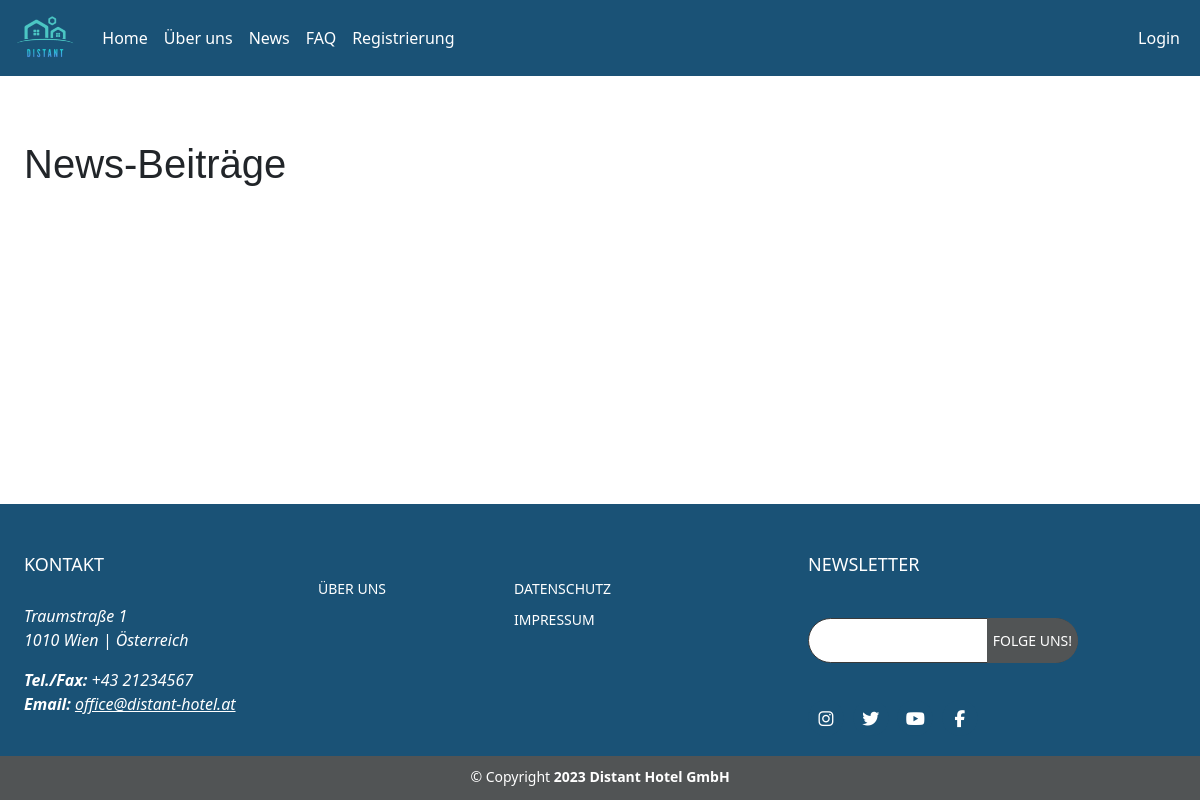
/news.php, run on an earlier commit of the app's database.
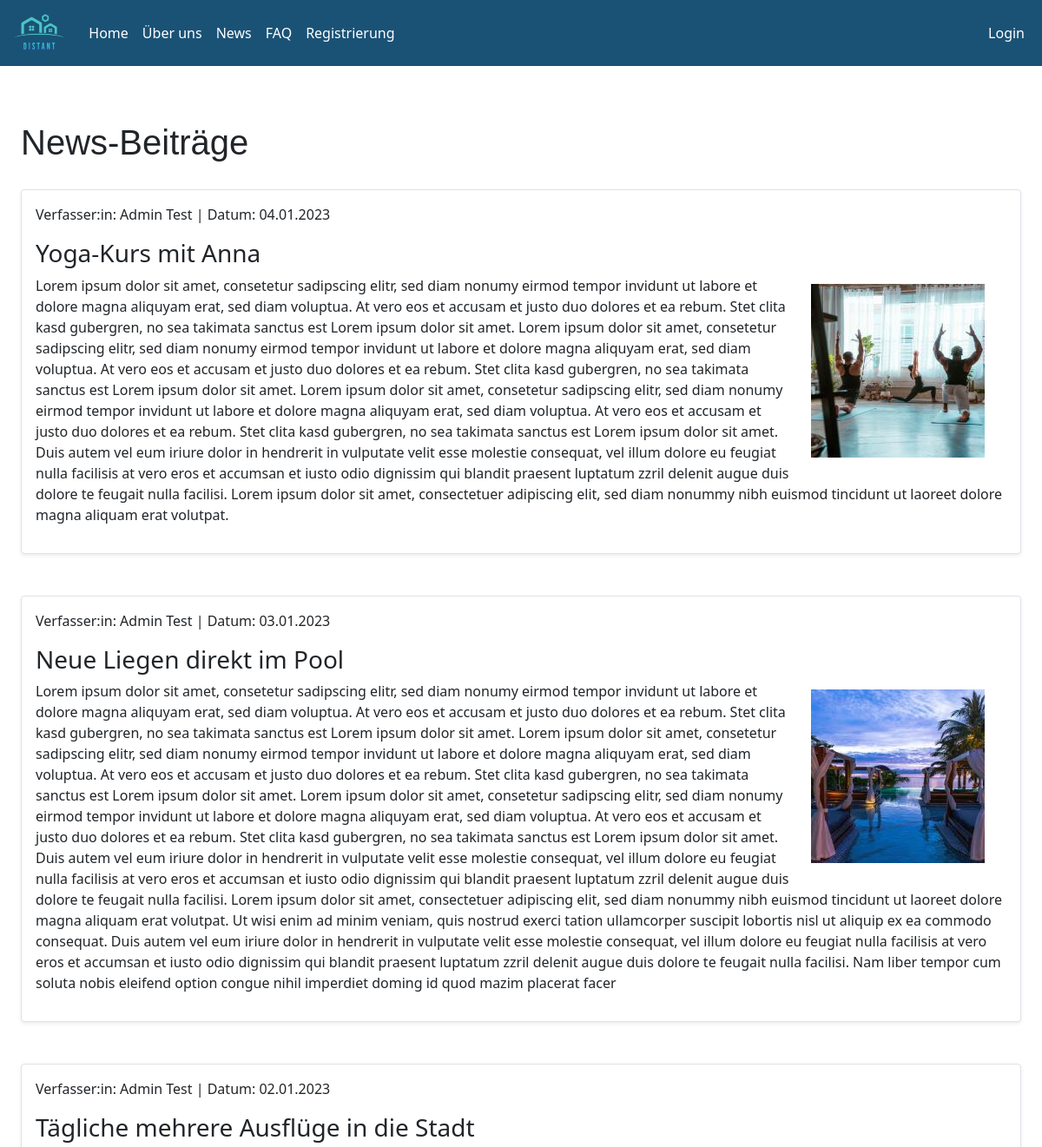
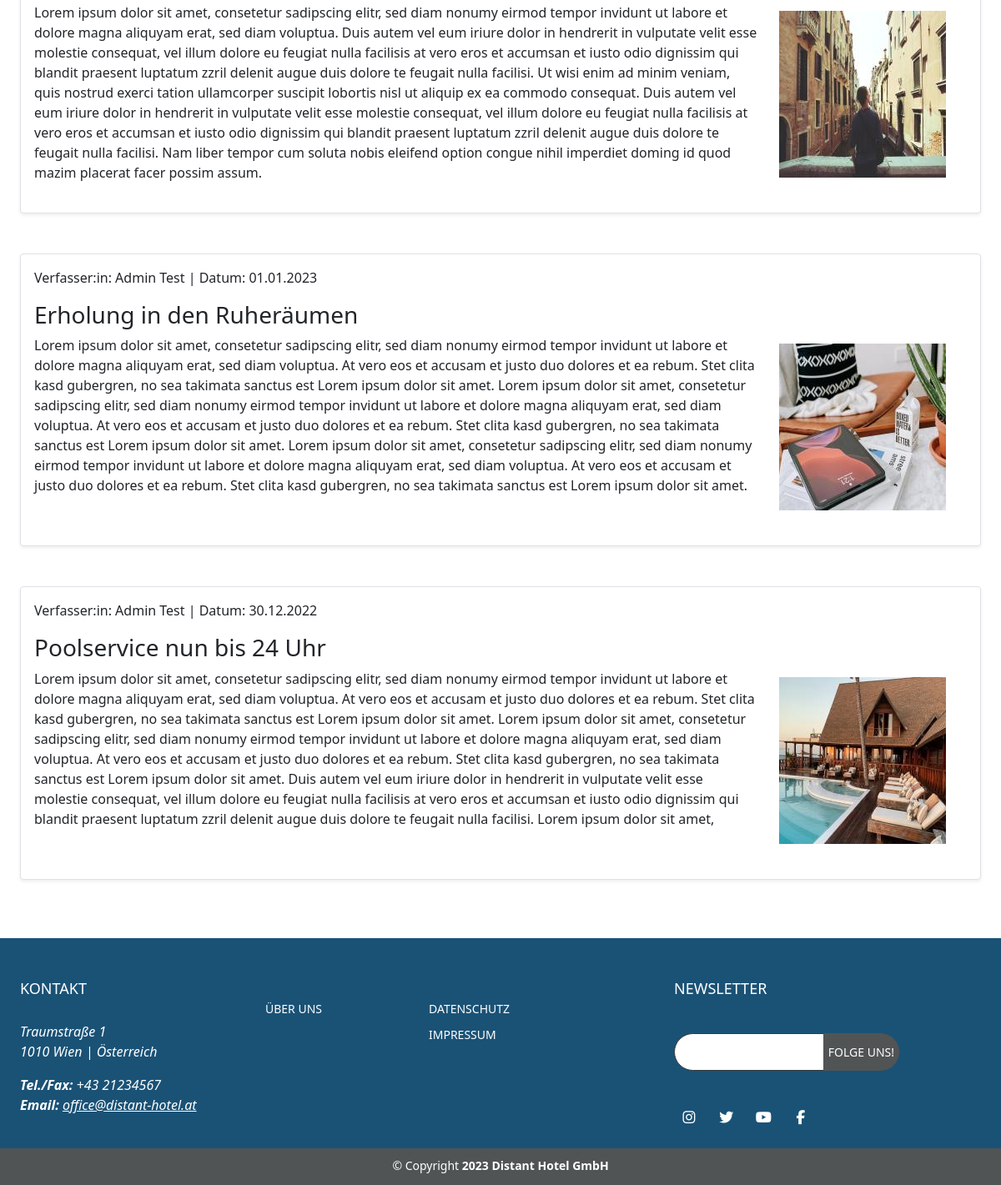
And on a later commit of the database (2 pictures, top to bottom).
### tables this page shows
CREATE TABLE `tbl_news` (
  `id` int(16) NOT NULL,
  `headline` varchar(150) NOT NULL,
  `text` text NOT NULL,
  `personID` int(16) NOT NULL,
  `newsImgPath` varchar(200) NOT NULL,
  `newsImgThumbPath` varchar(200) NOT NULL,
  `publicationDate` timestamp NOT NULL DEFAULT current_timestamp()
);

CREATE TABLE `user_profile` (
  `personID` int(16) NOT NULL,
  `firstName` varchar(24) DEFAULT NULL,
  `lastName` varchar(24) DEFAULT NULL,
  `email` varchar(24) DEFAULT NULL,
  `zipcode` varchar(16) DEFAULT NULL,
  `city` varchar(24) DEFAULT NULL,
  `address` varchar(24) DEFAULT NULL,
  `address2` varchar(24) DEFAULT NULL,
  `tel` varchar(24) DEFAULT NULL,
  `salutation` varchar(16) DEFAULT NULL,
  `target_file` varchar(128) DEFAULT NULL
);

### config/dbaccess.php (called while the page is built, shortened)
<?php
$mysqli_tbl_u_profile = "user_profile";
$mysqli_tbl_news = "tbl_news";
?>

### news.php (the view, shortened to what this page needs)
<?php
require(dirname(__FILE__, 1) . "\components\session.php");
require(dirname(__FILE__, 1) . "\config\dbaccess.php");
?>
<!DOCTYPE html>
<html lang="en">
<head>
    <?php include "components/head.php"; ?>
</head>
<body>
    <nav>
        <?php include "components/navbar.php"; ?>
    </nav>
    <main>
        <div class="content">
            <div class="container">
                <h1 class="headline">News-Beiträge</h1>
                <?php
                $sqlSelectNews = "SELECT * FROM $mysqli_tbl_news ORDER BY publicationDate DESC";
                $result = $con->query($sqlSelectNews);
                while ($row = $result->fetch_assoc()) {
                    $headline = $row["headline"];
                    $text = $row["text"];
                    $personID = $row["personID"];
                    $newsImgThumbPath = $row["newsImgThumbPath"];
                    $publicationDate = $row["publicationDate"];
                    $date = date("d.m.Y", strtotime($publicationDate));
                    $sqlSelectPerson = "SELECT * FROM $mysqli_tbl_u_profile WHERE personID = $personID";
                    $resultPerson = $con->query($sqlSelectPerson);
                    while ($rowPerson = $resultPerson->fetch_assoc()) {
                        $firstname = $rowPerson["firstName"];
                        $lastname = $rowPerson["lastName"];
                    } ?>
                    <div class="my-2 mr-4 border border-1 shadow-sm p-3 mb-5 bg-body rounded">
                            <p>Verfasser:in: <?php echo "$firstname $lastname"; ?> | Datum: <?php echo $date ?> </p>
                            <h3>
                                <?php echo "$headline"; ?>
                            </h3>
                            <div id="newsImgFrame">
                                <p><img src="<?php echo $newsImgThumbPath; ?>" alt="Das Bild zum News-Betrag '<?php echo "$headline"; ?>'" id="news-img" class="img-fluid float-end" style="padding: 10px;">
                                <?php echo "$text"; ?></p>
                            </div>
                    </div>
            <?php } ?>
        </div>
        </div>
    </main>
    <footer>
        <?php include "components/footer.php"; ?>
    </footer>
</body>
</html>

### components/head.php (shortened to what this page needs)
<link rel="stylesheet" href="https://cdn.jsdelivr.net/npm/bootstrap@5.0.2/dist/css/bootstrap.min.css"
>
<link rel="stylesheet" type="text/css" href="res/css/mystyle.css">
<link rel="stylesheet" href="path/to/font-awesome/css/font-awesome.min.css">

### components/navbar.php
<?php
if (isset($_SESSION["role"]) && ($_SESSION["role"] == "2")) {
    include "navUser.php";
} elseif (isset($_SESSION["role"]) && ($_SESSION["role"] == "1")) {
    include "navAdmin.php";
} else {
    include "navGuest.php";
}
?>

### components/navGuest.php (shortened to what this page needs)
<link rel="stylesheet" type="text/css" href="res/css/mystyle.css">
<nav class="navbar navbar-expand-lg fixed-top">
    <div class="container-fluid">
        <a class="navbar-brand " href="index.php">
            <img id="logo-nav" src="res\img\distant-logo-nobg.PNG" alt="Logo Hotel Distant">
        </a>
        <div class="collapse navbar-collapse " id="navbarSupportedContent">
            <ul class="navbar-nav me-auto mb-2 mb-lg-0">
                <li class="nav-item">
                    <a class="nav-link active" aria-current="page" href="index.php">Home</a>
                </li>
                <li class="nav-item">
                    <a class="nav-link" href="aboutus.php">Über uns</a>
                </li>
                <li class="nav-item">
                    <a class="nav-link" href="news.php">News</a>
                </li>
                <li class="nav-item">
                    <a class="nav-link" href="faq.php">FAQ</a>
                </li>
                <li class="nav-item">
                    <a class="nav-link" href="register.php">Registrierung</a>
                </li>
            </ul>
            <ul class="nav navbar-nav navbar-right">
                <li class="nav-item">
                    <a class="nav-link" href="login.php">Login</a>
                </li>
            </ul>
        </div>
    </div>
</nav>

### components/footer.php (shortened to what this page needs)
<?php
require_once(dirname(__FILE__, 2) . "\config\dbaccess.php");
?>
<link rel="stylesheet" type="text/css" href="res/css/mystyle.css">
<div class="footer mt-auto">
    <div class="footer-top">
        <div class="container">
            <div class="row">
                <div class="col-lg-3 col-sm-6">
                    <div class="address">
                        <h4>KONTAKT</h4>
                        <p class="mb-3 mt-3">
                        <p> Traumstraße 1
                            <br>
                            1010 Wien | Österreich
                            <br>
                        </p>
                        <p>
                            <strong>Tel./Fax:</strong> +43 21234567
                            <br>
                            <strong>Email:</strong>
                            <a href="mailto:office@distant-hotel.at">office@distant-hotel.at</a>
                        </p>
                        </p>
                    </div>
                </div>
                <div class="col-lg-2 col-sm-6 footer-menus mt-4">
                    <ul>
                        <li> <a href="aboutus.php">ÜBER UNS</a></li>
                    </ul>
                </div>
                <div class="col-lg-3 col-sm-6 footer-menus mt-4">
                    <ul>
                        <li>
                            <a href="https://www.oesterreich.gv.at/themen/dokumente_und_recht/datenschutz.html"
                                target="_blank">DATENSCHUTZ</a>
                        </li>
                        <li>
                            <a href="imprint.php">IMPRESSUM</a>
                        </li>
                    </ul>
                </div>
                <div class="col-lg-3 col-sm-6 newsletter">
                    <h4>NEWSLETTER</h4>
                    <form action="" method="post">
                        <input type="email" name="emailNewsLetter" id="email">
                        <input type="submit" value="FOLGE UNS!" style="font-size:14px; font-weight:500;">
                    </form>
                    <br>
                    <div class="social-links mt-3">
                        <a href="https://www.instagram.com" class="btn btn-social-icon btn-instagram" target="_blank"><i
                                class="fa fa-instagram"></i></a>
                        <a href="https://twitter.com" class="btn btn-social-icon btn-twitter" target="_blank"><i
                                class="fa fa-twitter"></i></a>
                        <a href="https://www.youtube.com" class="btn btn-social-icon btn-youtube" target="_blank"><i
                                class="fa fa-youtube"></i></a>
                        <a href="https://www.facebook.com/" class="btn btn-social-icon btn-facebook" target="_blank"><i
                                class="fa fa-facebook"></i></a>
                    </div>
                </div>
            </div>
        </div>
    </div>
    <div class="footer-bottom">
        <div class="row">
            <p class="text-center mb-2">&copy; Copyright <strong>2023 Distant Hotel GmbH</strong></p>
        </div>
    </div>
</div>

### res/css/mystyle.css (style rules this page uses)
main { margin-top: 100px; }
body { padding-top: 10px; min-height: 100vh; display: flex; flex-direction: column; }
.content { margin: 30px 0 70px; }
.headline { font-family: "Popins", sans-serif; margin: 30px 0 30px 0; }
#newsImgFrame { display: flex; justify-content: center; }
#news-img { width: 100%; max-width: fit-content; height: auto; margin: 0 15px; }
.navbar { background-color: #1a5276; }
#logo-nav { max-height: 50px; }
.navbar a { color: white; }
.fixed-top { position: fixed; top: 0; right: 0; left: 0; z-index: 1030; }
footer { background: #515455; color: #fff; font-size: 14px; margin-top: auto; display: block; }
.mt-auto { margin-top: auto; }
footer .footer-top { background: #1a5276; padding: 50px 0px 20px; }
footer h4 { font-size: 18px; padding-bottom: 12px; }
footer .address p { font-size: 16px; font-style: italic; }
footer .address a { font-size: 16px; font-style: italic; color: white; }
footer .footer-menus { margin-bottom: 30px; }
footer .footer-menus ul { list-style: none; padding: 0; margin: 0; }
footer .footer-menus ul li { margin-bottom: 10px; }
footer .footer-menus ul a { color: #fff; text-decoration: none; }
footer .newsletter form { margin-top: 30px; background: #fff; padding: 6px 10px; position: relative; border-radius: 50px; border: 1px solid #3a3a3a; }
footer .newsletter form input[type="email"] { border: 0; padding: 5px; background: #fff; color: #3a3a3a; }
footer .newsletter form input[type="submit"] { position: absolute; top: -1px; right: -1px; bottom: -1px; border: 0; font-size: 16px; background: #515455; color: #fff; border-bottom-right-radius: 50px; border-top-right-radius: 50px; }
footer .social-links a { font-size: 17px; display: inline-block; background: #1a5276; color: #fff; line-height: 1; padding: 9px 0; margin-right: 5px; border-radius: 100%; text-align: center; width: 36px; height: 36px; transition: 0.4s; }
.footer-bottom { padding: 10px 0px 5px; }
.container { width: 100%; max-width: 80rem; margin: 0 auto; padding: 0 1.5rem; }

What changed in the data, as far as the page shows it:
added tbl_news: personID.firstName "Admin", personID.lastName "Test", publicationDate "04.01.2023", headline "Yoga-Kurs mit Anna", newsImgThumbPath (picture), text "Lorem ipsum dolor sit amet, consetetur sadipscing elitr, sed diam nonumy eirmod tempor invidunt ut labore et dolore magna aliquyam erat, sed diam voluptua. At vero eos et accusam et justo duo dolores et ea rebum. Stet clita kasd gubergren, no sea takimata sanctus est Lorem ipsum dolor sit amet. Lorem ipsum dolor sit amet, consetetur sadipscing elitr, sed diam nonumy eirmod tempor invidunt ut labore et dolore magna aliquyam erat, sed diam voluptua. At vero eos et accusam et justo duo dolores et ea rebum. Stet clita kasd gubergren, no sea takimata sanctus est Lorem ipsum dolor sit amet. Lorem ipsum dolor sit amet, consetetur sadipscing elitr, sed diam nonumy eirmod tempor invidunt ut labore…"
added tbl_news: personID.firstName "Admin", personID.lastName "Test", publicationDate "03.01.2023", headline "Neue Liegen direkt im Pool", newsImgThumbPath (picture), text "Lorem ipsum dolor sit amet, consetetur sadipscing elitr, sed diam nonumy eirmod tempor invidunt ut labore et dolore magna aliquyam erat, sed diam voluptua. At vero eos et accusam et justo duo dolores et ea rebum. Stet clita kasd gubergren, no sea takimata sanctus est Lorem ipsum dolor sit amet. Lorem ipsum dolor sit amet, consetetur sadipscing elitr, sed diam nonumy eirmod tempor invidunt ut labore et dolore magna aliquyam erat, sed diam voluptua. At vero eos et accusam et justo duo dolores et ea rebum. Stet clita kasd gubergren, no sea takimata sanctus est Lorem ipsum dolor sit amet. Lorem ipsum dolor sit amet, consetetur sadipscing elitr, sed diam nonumy eirmod tempor invidunt ut labore…"
added tbl_news: personID.firstName "Admin", personID.lastName "Test", publicationDate "02.01.2023", headline "Tägliche mehrere Ausflüge in die Stadt", newsImgThumbPath (picture), text "Lorem ipsum dolor sit amet, consetetur sadipscing elitr, sed diam nonumy eirmod tempor invidunt ut labore et dolore magna aliquyam erat, sed diam voluptua. Duis autem vel eum iriure dolor in hendrerit in vulputate velit esse molestie consequat, vel illum dolore eu feugiat nulla facilisis at vero eros et accumsan et iusto odio dignissim qui blandit praesent luptatum zzril delenit augue duis dolore te feugait nulla facilisi. Ut wisi enim ad minim veniam, quis nostrud exerci tation ullamcorper suscipit lobortis nisl ut aliquip ex ea commodo consequat. Duis autem vel eum iriure dolor in hendrerit in vulputate velit esse molestie consequat, vel illum dolore eu feugiat nulla facilisis at vero…"
added tbl_news: personID.firstName "Admin", personID.lastName "Test", publicationDate "01.01.2023", headline "Erholung in den Ruheräumen", newsImgThumbPath (picture), text "Lorem ipsum dolor sit amet, consetetur sadipscing elitr, sed diam nonumy eirmod tempor invidunt ut labore et dolore magna aliquyam erat, sed diam voluptua. At vero eos et accusam et justo duo dolores et ea rebum. Stet clita kasd gubergren, no sea takimata sanctus est Lorem ipsum dolor sit amet. Lorem ipsum dolor sit amet, consetetur sadipscing elitr, sed diam nonumy eirmod tempor invidunt ut labore et dolore magna aliquyam erat, sed diam voluptua. At vero eos et accusam et justo duo dolores et ea rebum. Stet clita kasd gubergren, no sea takimata sanctus est Lorem ipsum dolor sit amet. Lorem ipsum dolor sit amet, consetetur sadipscing elitr, sed diam nonumy eirmod tempor invidunt ut labore…"
added tbl_news: personID.firstName "Admin", personID.lastName "Test", publicationDate "30.12.2022", headline "Poolservice nun bis 24 Uhr", newsImgThumbPath (picture), text "Lorem ipsum dolor sit amet, consetetur sadipscing elitr, sed diam nonumy eirmod tempor invidunt ut labore et dolore magna aliquyam erat, sed diam voluptua. At vero eos et accusam et justo duo dolores et ea rebum. Stet clita kasd gubergren, no sea takimata sanctus est Lorem ipsum dolor sit amet. Lorem ipsum dolor sit amet, consetetur sadipscing elitr, sed diam nonumy eirmod tempor invidunt ut labore et dolore magna aliquyam erat, sed diam voluptua. At vero eos et accusam et justo duo dolores et ea rebum. Stet clita kasd gubergren, no sea takimata sanctus est Lorem ipsum dolor sit amet. Duis autem vel eum iriure dolor in hendrerit in vulputate velit esse molestie consequat, vel illum dolore…"
